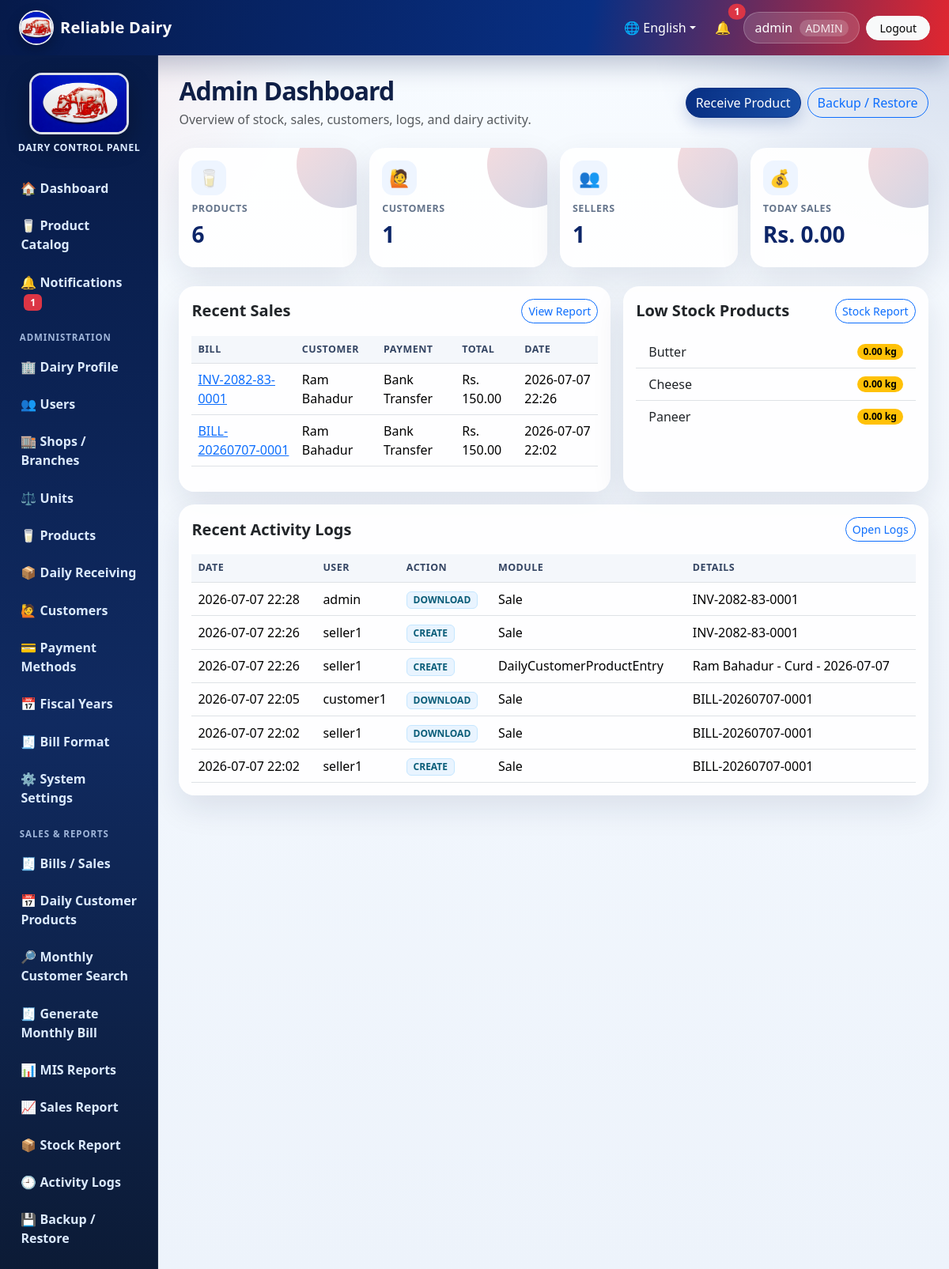
/admin-dashboard/ (signed in), run on the app's committed database.
### core/models.py (models this page shows, shortened)
class DairyProfile(models.Model):
    name = models.CharField(max_length=150, default='Reliable Dairy')
    address = models.CharField(max_length=255, blank=True)
    pan_number = models.CharField(max_length=50, blank=True)
    contact_number = models.CharField(max_length=30, blank=True)
    email = models.EmailField(blank=True)
    logo_url = models.URLField(blank=True, help_text='Optional URL/path to logo')
    bill_header = models.CharField(max_length=255, blank=True)
    bill_footer = models.CharField(max_length=255, blank=True)
    terms_conditions = models.TextField(blank=True)
    updated_at = models.DateTimeField(auto_now=True)
    @classmethod
    def get_solo(cls):
        obj, _ = cls.objects.get_or_create(pk=1)
        return obj

class Sale(models.Model):
    class Status(models.TextChoices):
        PAID = 'PAID', 'Paid'
        DUE = 'DUE', 'Due'
        CANCELLED = 'CANCELLED', 'Cancelled'
    bill_number = models.CharField(max_length=80, unique=True, editable=False)
    fiscal_year = models.ForeignKey(FiscalYear, on_delete=models.PROTECT, blank=True, null=True)
    invoice_sequence = models.PositiveIntegerField(default=0, editable=False)
    is_monthly_bill = models.BooleanField(default=False)
    billing_period_start = models.DateField(blank=True, null=True)
    billing_period_end = models.DateField(blank=True, null=True)
    seller = models.ForeignKey(User, on_delete=models.PROTECT, related_name='sales')
    customer = models.ForeignKey(Customer, on_delete=models.PROTECT, related_name='sales')
    shop = models.ForeignKey(Shop, on_delete=models.SET_NULL, blank=True, null=True)
    payment_method = models.ForeignKey(PaymentMethod, on_delete=models.PROTECT)
    discount = models.DecimalField(max_digits=12, decimal_places=2, default=Decimal('0.00'))
    total_amount = models.DecimalField(max_digits=12, decimal_places=2, default=Decimal('0.00'))
    paid_amount = models.DecimalField(max_digits=12, decimal_places=2, default=Decimal('0.00'))
    due_amount = models.DecimalField(max_digits=12, decimal_places=2, default=Decimal('0.00'))
    status = models.CharField(max_length=20, choices=Status.choices, default=Status.PAID)
    created_at = models.DateTimeField(auto_now_add=True)
    class Meta:
        ordering = ['-created_at']

class Customer(models.Model):
    class Type(models.TextChoices):
        REGULAR = 'REGULAR', 'Regular'
        WALK_IN = 'WALK_IN', 'Walk-in'
    class Status(models.TextChoices):
        ACTIVE = 'ACTIVE', 'Active'
        INACTIVE = 'INACTIVE', 'Inactive'
    user = models.OneToOneField(User, on_delete=models.SET_NULL, blank=True, null=True, related_name='customer_record')
    name = models.CharField(max_length=150)
    mobile_number = models.CharField(max_length=30, unique=True)
    address = models.CharField(max_length=255, blank=True)
    email = models.EmailField(blank=True)
    customer_type = models.CharField(max_length=20, choices=Type.choices, default=Type.REGULAR)
    status = models.CharField(max_length=20, choices=Status.choices, default=Status.ACTIVE)
    created_at = models.DateTimeField(auto_now_add=True)
    class Meta:
        ordering = ['name']

class PaymentMethod(models.Model):
    name = models.CharField(max_length=80, unique=True)
    active = models.BooleanField(default=True)
    payment_image = models.FileField(upload_to='payment_methods/', blank=True, help_text='Optional QR/payment image shown on invoice top-right.')
    class Meta:
        ordering = ['name']

class Product(models.Model):
    name = models.CharField(max_length=120)
    code = models.CharField(max_length=30, unique=True)
    unit = models.ForeignKey(Unit, on_delete=models.PROTECT)
    selling_price = models.DecimalField(max_digits=12, decimal_places=2)
    cost_price = models.DecimalField(max_digits=12, decimal_places=2, default=Decimal('0.00'))
    category = models.CharField(max_length=80, blank=True)
    low_stock_threshold = models.DecimalField(max_digits=12, decimal_places=2, default=Decimal('5.00'))
    active = models.BooleanField(default=True)
    class Meta:
        ordering = ['name']
    @property
    def current_stock(self):
        total = self.batches.aggregate(total=models.Sum('available_quantity'))['total']
        return total or Decimal('0.00')

class Unit(models.Model):
    name = models.CharField(max_length=50, unique=True)
    short_form = models.CharField(max_length=20)
    used_for = models.CharField(max_length=150, blank=True)
    class Meta:
        ordering = ['name']

class AuditLog(models.Model):
    user = models.ForeignKey(User, on_delete=models.SET_NULL, blank=True, null=True)
    action = models.CharField(max_length=100)
    model_name = models.CharField(max_length=100)
    object_repr = models.CharField(max_length=255)
    notes = models.TextField(blank=True)
    created_at = models.DateTimeField(auto_now_add=True)
    class Meta:
        ordering = ['-created_at']

### core/views.py (the view)
# urls.py: path('admin-dashboard/', views.admin_dashboard, name='admin_dashboard'),
@admin_required
def admin_dashboard(request):
    today = timezone.localdate()
    context = {
        'products_count': Product.objects.count(),
        'customers_count': Customer.objects.count(),
        'sellers_count': User.objects.filter(profile__role=Role.SELLER).count(),
        'today_sales': Sale.objects.filter(created_at__date=today).aggregate(total=Sum('total_amount'))['total'] or Decimal('0.00'),
        'low_stock_products': [p for p in Product.objects.filter(active=True).select_related('unit') if p.current_stock <= p.low_stock_threshold],
        'recent_sales': Sale.objects.select_related('customer', 'seller', 'payment_method').order_by('-created_at')[:8],
        'recent_logs': AuditLog.objects.select_related('user').order_by('-created_at')[:8],
    }
    return render(request, 'core/admin_dashboard.html', context)

### core/templates/core/admin_dashboard.html
{% extends 'core/base.html' %}
{% block content %}
<div class="d-flex flex-wrap justify-content-between align-items-center gap-2 mb-4">
    <div>
        <h2 class="mb-1">Admin Dashboard</h2>
        <p class="text-muted mb-0">Overview of stock, sales, customers, logs, and dairy activity.</p>
    </div>
    <div class="d-flex gap-2">
        <a class="btn btn-primary rounded-pill" href="{% url 'receiving_create' %}">Receive Product</a>
        <a class="btn btn-outline-primary rounded-pill" href="{% url 'backup_restore' %}">Backup / Restore</a>
    </div>
</div>
<div class="row g-3 mb-4">
    <div class="col-md-3"><div class="card card-stat stat-card"><div class="card-body"><div class="stat-icon">🥛</div><h6>Products</h6><h3>{{ products_count }}</h3></div></div></div>
    <div class="col-md-3"><div class="card card-stat stat-card"><div class="card-body"><div class="stat-icon">🙋</div><h6>Customers</h6><h3>{{ customers_count }}</h3></div></div></div>
    <div class="col-md-3"><div class="card card-stat stat-card"><div class="card-body"><div class="stat-icon">👥</div><h6>Sellers</h6><h3>{{ sellers_count }}</h3></div></div></div>
    <div class="col-md-3"><div class="card card-stat stat-card"><div class="card-body"><div class="stat-icon">💰</div><h6>Today Sales</h6><h3>Rs. {{ today_sales }}</h3></div></div></div>
</div>
<div class="row g-3">
    <div class="col-xl-7">
        <div class="card card-stat h-100"><div class="card-body">
            <div class="d-flex justify-content-between align-items-center mb-3">
                <h5 class="fw-bold mb-0">Recent Sales</h5>
                <a href="{% url 'sales_report' %}" class="btn btn-sm btn-outline-primary rounded-pill">View Report</a>
            </div>
            <div class="table-responsive"><table class="table table-hover align-middle">
                <thead><tr><th>Bill</th><th>Customer</th><th>Payment</th><th>Total</th><th>Date</th></tr></thead>
                <tbody>{% for sale in recent_sales %}<tr><td><a href="{% url 'sale_detail' sale.pk %}">{{ sale.bill_number }}</a></td><td>{{ sale.customer.name }}</td><td>{{ sale.payment_method.name }}</td><td>Rs. {{ sale.total_amount }}</td><td>{{ sale.created_at|date:'Y-m-d H:i' }}</td></tr>{% empty %}<tr><td colspan="5">No sales yet.</td></tr>{% endfor %}</tbody>
            </table></div>
        </div></div>
    </div>
    <div class="col-xl-5">
        <div class="card card-stat h-100"><div class="card-body">
            <div class="d-flex justify-content-between align-items-center mb-3">
                <h5 class="fw-bold mb-0">Low Stock Products</h5>
                <a href="{% url 'stock_report' %}" class="btn btn-sm btn-outline-primary rounded-pill">Stock Report</a>
            </div>
            <ul class="list-group list-group-flush">
                {% for product in low_stock_products %}
                    <li class="list-group-item d-flex justify-content-between align-items-center bg-transparent"><span>{{ product.name }}</span><span class="badge text-bg-warning rounded-pill">{{ product.current_stock }} {{ product.unit.short_form }}</span></li>
                {% empty %}
                    <li class="list-group-item bg-transparent">No low stock products.</li>
                {% endfor %}
            </ul>
        </div></div>
    </div>
    <div class="col-12">
        <div class="card card-stat"><div class="card-body">
            <div class="d-flex justify-content-between align-items-center mb-3">
                <h5 class="fw-bold mb-0">Recent Activity Logs</h5>
                <a href="{% url 'audit_logs' %}" class="btn btn-sm btn-outline-primary rounded-pill">Open Logs</a>
            </div>
            <div class="table-responsive"><table class="table table-hover align-middle mb-0">
                <thead><tr><th>Date</th><th>User</th><th>Action</th><th>Module</th><th>Details</th></tr></thead>
                <tbody>{% for log in recent_logs %}<tr><td>{{ log.created_at|date:'Y-m-d H:i' }}</td><td>{{ log.user.username|default:'System' }}</td><td><span class="badge badge-soft">{{ log.action }}</span></td><td>{{ log.model_name }}</td><td>{{ log.object_repr }}</td></tr>{% empty %}<tr><td colspan="5">No activity logs yet.</td></tr>{% endfor %}</tbody>
            </table></div>
        </div></div>
    </div>
</div>
{% endblock %}

### core/templates/core/base.html (shortened to what this page needs)
{% load static %}
<!doctype html>
<html lang="{{ current_language|default:'en' }}">
<head>
    <link href="https://cdn.jsdelivr.net/npm/bootstrap@5.3.3/dist/css/bootstrap.min.css" rel="stylesheet">
    <link href="{% static 'css/app.css' %}" rel="stylesheet">
</head>
<body>
<nav class="navbar navbar-expand-lg app-navbar no-print">
    <div class="container-fluid px-3 px-lg-4">
        <a class="navbar-brand d-flex align-items-center gap-2" href="{% url 'dashboard' %}">
            <img src="{{ site_logo_url }}" alt="Logo" class="brand-logo">
            <span>{{ dairy_profile.name|default:'Dairy Management System' }}</span>
        </a>
        <div class="collapse navbar-collapse" id="topNav">
            <ul class="navbar-nav ms-auto align-items-lg-center gap-lg-2">
                <li class="nav-item dropdown">
                    <a class="nav-link dropdown-toggle text-white" href="#" role="button" data-bs-toggle="dropdown">🌐 {% if current_language == 'ne' %}नेपाली{% else %}English{% endif %}</a>
                </li>
                {% if user.is_authenticated %}
                    <li class="nav-item"><a class="nav-link text-white position-relative" href="{% url 'notifications' %}">🔔 {% if unread_notifications %}<span class="position-absolute top-0 start-100 translate-middle badge rounded-pill bg-danger">{{ unread_notifications }}</span>{% endif %}</a></li>
                    <li class="nav-item"><span class="nav-link user-pill">{{ user.username }} {% if current_role %}<small>{{ current_role }}</small>{% endif %}</span></li>
                    <li class="nav-item"><a class="btn btn-light btn-sm rounded-pill px-3" href="{% url 'logout' %}">{{ L.logout }}</a></li>
                {% endif %}
            </ul>
        </div>
    </div>
</nav>
<div class="container-fluid page-shell">
    <div class="row g-0">
        {% if user.is_authenticated %}
        <aside class="col-md-3 col-lg-2 sidebar no-print">
            <div class="sidebar-logo text-center">
                <img src="{{ bill_logo_url }}" alt="Dairy Logo" class="sidebar-image">
                <div class="sidebar-title">Dairy Control Panel</div>
            </div>
            <a href="{% url 'dashboard' %}">🏠 {{ L.dashboard }}</a>
            <a href="{% url 'product_catalog' %}">🥛 {{ L.product_catalog }}</a>
            <a href="{% url 'notifications' %}">🔔 {{ L.notifications }} {% if unread_notifications %}<span class="badge bg-danger ms-1">{{ unread_notifications }}</span>{% endif %}</a>
            {% if current_role == Role.ADMIN %}
                <div class="sidebar-section">{{ L.administration }}</div>
                <a href="{% url 'dairy_profile' %}">🏢 {{ L.dairy_profile }}</a>
                <a href="{% url 'user_list' %}">👥 {{ L.users }}</a>
                <a href="{% url 'shop_list' %}">🏬 {{ L.shops }}</a>
                <a href="{% url 'unit_list' %}">⚖️ {{ L.units }}</a>
                <a href="{% url 'product_list' %}">🥛 {{ L.products }}</a>
                <a href="{% url 'receiving_list' %}">📦 {{ L.daily_receiving }}</a>
                <a href="{% url 'customer_list' %}">🙋 {{ L.customers }}</a>
                <a href="{% url 'payment_list' %}">💳 {{ L.payments }}</a>
                <a href="{% url 'fiscal_year_list' %}">📅 Fiscal Years</a>
                <a href="{% url 'bill_template_list' %}">🧾 {{ L.bill_format }}</a>
                <a href="{% url 'system_settings' %}">⚙️ {{ L.system_settings }}</a>
                <div class="sidebar-section">{{ L.sales_reports }}</div>
                <a href="{% url 'sale_list' %}">🧾 {{ L.bills_sales }}</a>
                <a href="{% url 'daily_customer_entries' %}">📅 Daily Customer Products</a>
                <a href="{% url 'monthly_customer_search' %}">🔎 Monthly Customer Search</a>
                <a href="{% url 'monthly_bill_create' %}">🧾 Generate Monthly Bill</a>
                <a href="{% url 'mis_reports' %}">📊 {{ L.mis_reports }}</a>
                <a href="{% url 'sales_report' %}">📈 {{ L.sales_report }}</a>
                <a href="{% url 'stock_report' %}">📦 {{ L.stock_report }}</a>
                <a href="{% url 'audit_logs' %}">🕘 {{ L.activity_logs }}</a>
                <a href="{% url 'backup_restore' %}">💾 {{ L.backup_restore }}</a>
            {% else %}
                <div class="sidebar-section">{{ L.customer }}</div>
                <a href="{% url 'customer_dashboard' %}">🧾 {{ L.my_profile_bills }}</a>
                <a href="{% url 'customer_profile' %}">🙋 {{ L.dairy_profile }}</a>
                <a href="{% url 'change_password' %}">🔐 {{ L.change_password }}</a>
            {% endif %}
        </aside>
        <main class="col-md-9 col-lg-10 main-content">
        {% else %}
        <main class="col-12 main-content login-main">
        {% endif %}
            {% block content %}{% endblock %}
        </main>
    </div>
</div>
</body>
</html>

### data on the page
DairyProfile: name "Reliable Dairy"
Sale: bill_number "INV-2082-83-0001", customer.name "Ram Bahadur", payment_method.name "Bank Transfer", total_amount "150.00", created_at "2026-07-07 22:26"
Sale: bill_number "BILL-20260707-0001", customer.name "Ram Bahadur", payment_method.name "Bank Transfer", total_amount "150.00", created_at "2026-07-07 22:02"
Product: name "Butter", current_stock "0.00", unit.short_form "kg"
Product: name "Cheese", current_stock "0.00", unit.short_form "kg"
Product: name "Paneer", current_stock "0.00", unit.short_form "kg"
AuditLog: created_at "2026-07-07 22:28", user.username "admin", action "DOWNLOAD", model_name "Sale", object_repr "INV-2082-83-0001"
AuditLog: created_at "2026-07-07 22:26", user.username "seller1", action "CREATE", model_name "Sale", object_repr "INV-2082-83-0001"
AuditLog: created_at "2026-07-07 22:26", user.username "seller1", action "CREATE", model_name "DailyCustomerProductEntry", object_repr "Ram Bahadur - Curd - 2026-07-07"
AuditLog: created_at "2026-07-07 22:05", user.username "customer1", action "DOWNLOAD", model_name "Sale", object_repr "BILL-20260707-0001"
AuditLog: created_at "2026-07-07 22:02", user.username "seller1", action "DOWNLOAD", model_name "Sale", object_repr "BILL-20260707-0001"
AuditLog: created_at "2026-07-07 22:02", user.username "seller1", action "CREATE", model_name "Sale", object_repr "BILL-20260707-0001"

### other printed values
{{ unread_notifications }} "1"
{{ user.username }} "admin"
{{ current_role }} "ADMIN"
{{ L.logout }} "Logout"
{{ L.dashboard }} "Dashboard"
{{ L.product_catalog }} "Product Catalog"
{{ L.notifications }} "Notifications"
{{ L.administration }} "ADMINISTRATION"
{{ L.dairy_profile }} "Dairy Profile"
{{ L.users }} "Users"
{{ L.shops }} "Shops / Branches"
{{ L.units }} "Units"
{{ L.products }} "Products"
{{ L.daily_receiving }} "Daily Receiving"
{{ L.customers }} "Customers"
